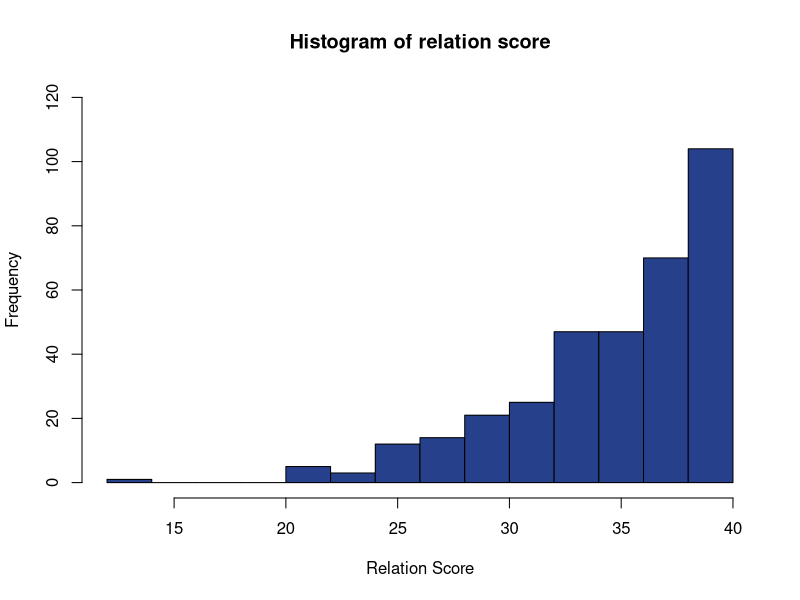
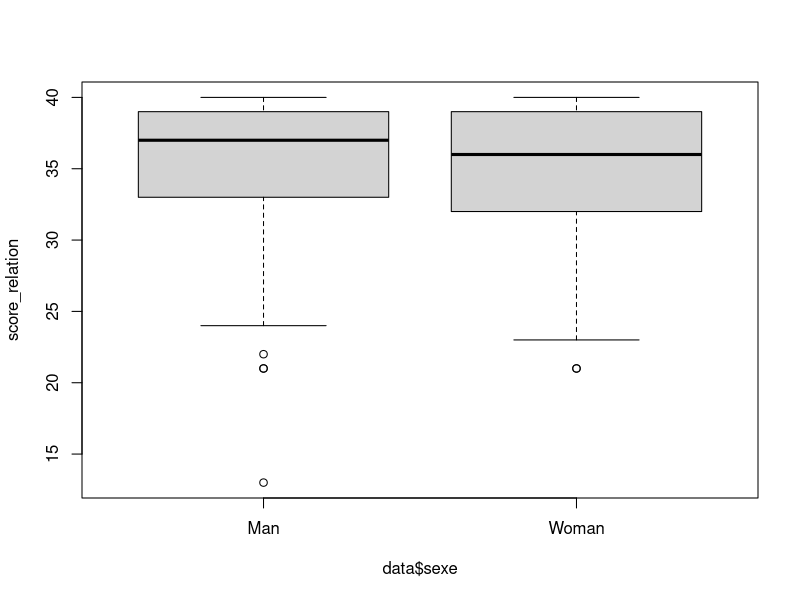

Reproduce these figures in R, in order.
#rm(list=ls()) if you need to remove Global Environment

# Library-----
library(prettyR)
# Change Working directory----

PATH="D:\\R\\Mooc\\Semaine 1\\Devoir 1" # Enter the path of your directory file here 
setwd(PATH)

# Read csv file-----

data <- read.csv2("./data/satisfaction_hopital.csv")

# Main-----

# Question 1

# 3 categorical variables: service,sexe and profession

# For service variable

prob_service <- prop.table(table(data$service))*100 # compute the probability
print(prob_service)

# For sexe variable

prob_var_sexe <- prop.table(table(data$sexe))*100 # compute the probability
names(prob_var_sexe) <- c("Percentage of Man","Percentage of Women")
print(prob_var_sexe)

# For profession variable

prob_profession <- prop.table(table(data$profession))*100 # compute the probability
print(prob_profession)

# Question 2

numeric_column<- c("age","amelioration.sante","amelioration.moral", "recommander","score.relation","score.information")
numerical_data <- data[numeric_column]

print(describe(numerical_data,num.desc = c("mean","median","sd","min","max")))

# Question 3

score_relation <- numerical_data$score.relation
hist(score_relation,main = "Histogram of relation score",xlab ="Relation Score",ylim = c(0,120),col = "royalblue4")

# Question 4

data$sexe <- factor(data$sex,levels=c(0,1),labels=c("Man","Woman")) # use of factor to make a better xlabel
boxplot(score_relation~ data$sexe,col="lightgray")
